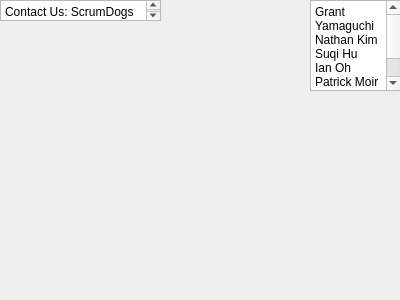
<?xml version="1.0" encoding="UTF-8"?>
<ui version="4.0">
 <class>contactUs</class>
 <widget class="QWidget" name="contactUs">
  <property name="geometry">
   <rect>
    <x>0</x>
    <y>0</y>
    <width>400</width>
    <height>300</height>
   </rect>
  </property>
  <property name="windowTitle">
   <string>Form</string>
  </property>
  <widget class="QLabel" name="Picture">
   <property name="geometry">
    <rect>
     <x>0</x>
     <y>20</y>
     <width>401</width>
     <height>281</height>
    </rect>
   </property>
   <property name="text">
    <string/>
   </property>
   <property name="pixmap">
    <pixmap>../../../Pics/image0.jpg</pixmap>
   </property>
  </widget>
  <widget class="QPlainTextEdit" name="teamName">
   <property name="geometry">
    <rect>
     <x>0</x>
     <y>0</y>
     <width>161</width>
     <height>21</height>
    </rect>
   </property>
   <property name="plainText">
    <string>Contact Us: ScrumDogs</string>
   </property>
  </widget>
  <widget class="QPlainTextEdit" name="Names">
   <property name="geometry">
    <rect>
     <x>310</x>
     <y>0</y>
     <width>91</width>
     <height>91</height>
    </rect>
   </property>
   <property name="plainText">
    <string>Grant Yamaguchi
Nathan Kim
Suqi Hu
Ian Oh
Patrick Moir
Jorge</string>
   </property>
  </widget>
 </widget>
 <resources/>
 <connections/>
</ui>
